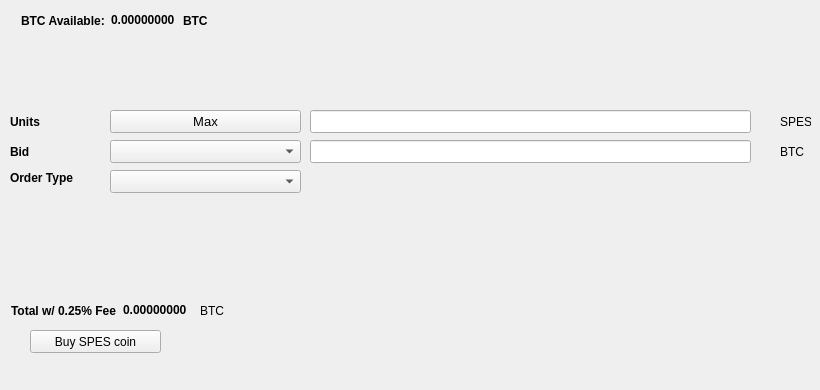
   <widget class="QWidget" name="BuyTab">
    <attribute name="title">
     <string>Buy</string>
    </attribute>
    <widget class="QPushButton" name="Buyspescoin">
     <property name="geometry">
      <rect>
       <x>30</x>
       <y>330</y>
       <width>131</width>
       <height>23</height>
      </rect>
     </property>
     <property name="text">
      <string>Buy SPES coin</string>
     </property>
     <property name="icon">
      <iconset resource="../spescoin.qrc">
       <normaloff>:/icons/bitcoin</normaloff>:/icons/bitcoin</iconset>
     </property>
    </widget>
    <widget class="QLabel" name="label_3">
     <property name="geometry">
      <rect>
       <x>10</x>
       <y>110</y>
       <width>46</width>
       <height>23</height>
      </rect>
     </property>
     <property name="font">
      <font>
       <weight>75</weight>
       <bold>true</bold>
      </font>
     </property>
     <property name="text">
      <string>Units</string>
     </property>
    </widget>
    <widget class="QLineEdit" name="UnitsInput">
     <property name="geometry">
      <rect>
       <x>310</x>
       <y>110</y>
       <width>441</width>
       <height>23</height>
      </rect>
     </property>
     <property name="font">
      <font>
       <pointsize>9</pointsize>
       <weight>75</weight>
       <bold>true</bold>
      </font>
     </property>
    </widget>
    <widget class="QLineEdit" name="BuyBidPriceEdit">
     <property name="geometry">
      <rect>
       <x>310</x>
       <y>140</y>
       <width>441</width>
       <height>23</height>
      </rect>
     </property>
     <property name="font">
      <font>
       <pointsize>9</pointsize>
       <weight>75</weight>
       <bold>true</bold>
      </font>
     </property>
    </widget>
    <widget class="QLabel" name="label_4">
     <property name="geometry">
      <rect>
       <x>780</x>
       <y>110</y>
       <width>31</width>
       <height>23</height>
      </rect>
     </property>
     <property name="text">
      <string>SPES</string>
     </property>
    </widget>
    <widget class="QLabel" name="label_5">
     <property name="geometry">
      <rect>
       <x>780</x>
       <y>140</y>
       <width>31</width>
       <height>23</height>
      </rect>
     </property>
     <property name="text">
      <string>BTC</string>
     </property>
    </widget>
    <widget class="QLabel" name="label_6">
     <property name="geometry">
      <rect>
       <x>10</x>
       <y>140</y>
       <width>46</width>
       <height>23</height>
      </rect>
     </property>
     <property name="font">
      <font>
       <weight>75</weight>
       <bold>true</bold>
      </font>
     </property>
     <property name="text">
      <string>Bid</string>
     </property>
    </widget>
    <widget class="QLabel" name="label_7">
     <property name="geometry">
      <rect>
       <x>10</x>
       <y>170</y>
       <width>91</width>
       <height>16</height>
      </rect>
     </property>
     <property name="font">
      <font>
       <weight>75</weight>
       <bold>true</bold>
      </font>
     </property>
     <property name="text">
      <string>Order Type</string>
     </property>
    </widget>
    <widget class="QPushButton" name="Buy_Max_Amount">
     <property name="geometry">
      <rect>
       <x>110</x>
       <y>110</y>
       <width>191</width>
       <height>23</height>
      </rect>
     </property>
     <property name="font">
      <font>
       <pointsize>10</pointsize>
      </font>
     </property>
     <property name="text">
      <string>Max</string>
     </property>
    </widget>
    <widget class="QComboBox" name="BuyBidcomboBox">
     <property name="geometry">
      <rect>
       <x>110</x>
       <y>140</y>
       <width>191</width>
       <height>23</height>
      </rect>
     </property>
     <property name="font">
      <font>
       <pointsize>10</pointsize>
      </font>
     </property>
    </widget>
    <widget class="QComboBox" name="buyOrdertypeCombo">
     <property name="geometry">
      <rect>
       <x>110</x>
       <y>170</y>
       <width>191</width>
       <height>23</height>
      </rect>
     </property>
     <property name="font">
      <font>
       <pointsize>10</pointsize>
      </font>
     </property>
    </widget>
    <widget class="QWidget" name="layoutWidget1">
     <property name="geometry">
      <rect>
       <x>21</x>
       <y>11</y>
       <width>227</width>
       <height>19</height>
      </rect>
     </property>
     <layout class="QHBoxLayout" name="horizontalLayout_3">
      <item>
       <widget class="QLabel" name="label232">
        <property name="font">
         <font>
          <weight>75</weight>
          <bold>true</bold>
         </font>
        </property>
        <property name="text">
         <string>BTC Available:</string>
        </property>
       </widget>
      </item>
      <item>
       <widget class="QLabel" name="BtcAvailableLbl">
        <property name="palette">
         <palette>
          <active>
           <colorrole role="WindowText">
            <brush brushstyle="SolidPattern">
             <color alpha="255">
              <red>0</red>
              <green>0</green>
              <blue>0</blue>
             </color>
            </brush>
           </colorrole>
           <colorrole role="Button">
            <brush brushstyle="SolidPattern">
             <color alpha="255">
              <red>0</red>
              <green>170</green>
              <blue>0</blue>
             </color>
            </brush>
           </colorrole>
           <colorrole role="Light">
            <brush brushstyle="SolidPattern">
             <color alpha="255">
              <red>0</red>
              <green>255</green>
              <blue>0</blue>
             </color>
            </brush>
           </colorrole>
           <colorrole role="Midlight">
            <brush brushstyle="SolidPattern">
             <color alpha="255">
              <red>0</red>
              <green>212</green>
              <blue>0</blue>
             </color>
            </brush>
           </colorrole>
           <colorrole role="Dark">
            <brush brushstyle="SolidPattern">
             <color alpha="255">
              <red>0</red>
              <green>85</green>
              <blue>0</blue>
             </color>
            </brush>
           </colorrole>
           <colorrole role="Mid">
            <brush brushstyle="SolidPattern">
             <color alpha="255">
              <red>0</red>
              <green>113</green>
              <blue>0</blue>
             </color>
            </brush>
           </colorrole>
           <colorrole role="Text">
            <brush brushstyle="SolidPattern">
             <color alpha="255">
              <red>0</red>
              <green>170</green>
              <blue>0</blue>
             </color>
            </brush>
           </colorrole>
           <colorrole role="BrightText">
            <brush brushstyle="SolidPattern">
             <color alpha="255">
              <red>255</red>
              <green>255</green>
              <blue>255</blue>
             </color>
            </brush>
           </colorrole>
           <colorrole role="ButtonText">
            <brush brushstyle="SolidPattern">
             <color alpha="255">
              <red>0</red>
              <green>0</green>
              <blue>0</blue>
             </color>
            </brush>
           </colorrole>
           <colorrole role="Base">
            <brush brushstyle="SolidPattern">
             <color alpha="255">
              <red>255</red>
              <green>255</green>
              <blue>255</blue>
             </color>
            </brush>
           </colorrole>
           <colorrole role="Window">
            <brush brushstyle="SolidPattern">
             <color alpha="255">
              <red>0</red>
              <green>170</green>
              <blue>0</blue>
             </color>
            </brush>
           </colorrole>
           <colorrole role="Shadow">
            <brush brushstyle="SolidPattern">
             <color alpha="255">
              <red>0</red>
              <green>0</green>
              <blue>0</blue>
             </color>
            </brush>
           </colorrole>
           <colorrole role="AlternateBase">
            <brush brushstyle="SolidPattern">
             <color alpha="255">
              <red>127</red>
              <green>212</green>
              <blue>127</blue>
             </color>
            </brush>
           </colorrole>
           <colorrole role="ToolTipBase">
            <brush brushstyle="SolidPattern">
             <color alpha="255">
              <red>255</red>
              <green>255</green>
              <blue>220</blue>
             </color>
            </brush>
           </colorrole>
           <colorrole role="ToolTipText">
            <brush brushstyle="SolidPattern">
             <color alpha="255">
              <red>0</red>
              <green>0</green>
              <blue>0</blue>
             </color>
            </brush>
           </colorrole>
          </active>
          <inactive>
           <colorrole role="WindowText">
            <brush brushstyle="SolidPattern">
             <color alpha="255">
              <red>0</red>
              <green>0</green>
              <blue>0</blue>
             </color>
            </brush>
           </colorrole>
           <colorrole role="Button">
            <brush brushstyle="SolidPattern">
             <color alpha="255">
              <red>0</red>
              <green>170</green>
              <blue>0</blue>
             </color>
            </brush>
           </colorrole>
           <colorrole role="Light">
            <brush brushstyle="SolidPattern">
             <color alpha="255">
              <red>0</red>
              <green>255</green>
              <blue>0</blue>
             </color>
            </brush>
           </colorrole>
           <colorrole role="Midlight">
            <brush brushstyle="SolidPattern">
             <color alpha="255">
              <red>0</red>
              <green>212</green>
              <blue>0</blue>
             </color>
            </brush>
           </colorrole>
           <colorrole role="Dark">
            <brush brushstyle="SolidPattern">
             <color alpha="255">
              <red>0</red>
              <green>85</green>
              <blue>0</blue>
             </color>
            </brush>
           </colorrole>
           <colorrole role="Mid">
            <brush brushstyle="SolidPattern">
             <color alpha="255">
              <red>0</red>
              <green>113</green>
              <blue>0</blue>
             </color>
            </brush>
           </colorrole>
           <colorrole role="Text">
            <brush brushstyle="SolidPattern">
             <color alpha="255">
              <red>0</red>
              <green>170</green>
              <blue>0</blue>
             </color>
            </brush>
           </colorrole>
           <colorrole role="BrightText">
            <brush brushstyle="SolidPattern">
             <color alpha="255">
              <red>255</red>
              <green>255</green>
              <blue>255</blue>
             </color>
            </brush>
           </colorrole>
           <colorrole role="ButtonText">
            <brush brushstyle="SolidPattern">
             <color alpha="255">
              <red>0</red>
              <green>0</green>
              <blue>0</blue>
             </color>
            </brush>
           </colorrole>
           <colorrole role="Base">
            <brush brushstyle="SolidPattern">
             <color alpha="255">
              <red>255</red>
              <green>255</green>
              <blue>255</blue>
             </color>
            </brush>
           </colorrole>
           <colorrole role="Window">
            <brush brushstyle="SolidPattern">
             <color alpha="255">
              <red>0</red>
              <green>170</green>
              <blue>0</blue>
             </color>
            </brush>
           </colorrole>
           <colorrole role="Shadow">
            <brush brushstyle="SolidPattern">
             <color alpha="255">
              <red>0</red>
              <green>0</green>
              <blue>0</blue>
             </color>
            </brush>
           </colorrole>
           <colorrole role="AlternateBase">
            <brush brushstyle="SolidPattern">
             <color alpha="255">
              <red>127</red>
              <green>212</green>
              <blue>127</blue>
             </color>
            </brush>
           </colorrole>
           <colorrole role="ToolTipBase">
            <brush brushstyle="SolidPattern">
             <color alpha="255">
              <red>255</red>
              <green>255</green>
              <blue>220</blue>
             </color>
            </brush>
           </colorrole>
           <colorrole role="ToolTipText">
            <brush brushstyle="SolidPattern">
             <color alpha="255">
              <red>0</red>
              <green>0</green>
              <blue>0</blue>
             </color>
            </brush>
           </colorrole>
          </inactive>
          <disabled>
           <colorrole role="WindowText">
            <brush brushstyle="SolidPattern">
             <color alpha="255">
              <red>0</red>
              <green>85</green>
              <blue>0</blue>
             </color>
            </brush>
           </colorrole>
           <colorrole role="Button">
            <brush brushstyle="SolidPattern">
             <color alpha="255">
              <red>0</red>
              <green>170</green>
              <blue>0</blue>
             </color>
            </brush>
           </colorrole>
           <colorrole role="Light">
            <brush brushstyle="SolidPattern">
             <color alpha="255">
              <red>0</red>
              <green>255</green>
              <blue>0</blue>
             </color>
            </brush>
           </colorrole>
           <colorrole role="Midlight">
            <brush brushstyle="SolidPattern">
             <color alpha="255">
              <red>0</red>
              <green>212</green>
              <blue>0</blue>
             </color>
            </brush>
           </colorrole>
           <colorrole role="Dark">
            <brush brushstyle="SolidPattern">
             <color alpha="255">
              <red>0</red>
              <green>85</green>
              <blue>0</blue>
             </color>
            </brush>
           </colorrole>
           <colorrole role="Mid">
            <brush brushstyle="SolidPattern">
             <color alpha="255">
              <red>0</red>
              <green>113</green>
              <blue>0</blue>
             </color>
            </brush>
           </colorrole>
           <colorrole role="Text">
            <brush brushstyle="SolidPattern">
             <color alpha="255">
              <red>0</red>
              <green>85</green>
              <blue>0</blue>
             </color>
            </brush>
           </colorrole>
           <colorrole role="BrightText">
            <brush brushstyle="SolidPattern">
             <color alpha="255">
              <red>255</red>
              <green>255</green>
              <blue>255</blue>
             </color>
            </brush>
           </colorrole>
           <colorrole role="ButtonText">
            <brush brushstyle="SolidPattern">
             <color alpha="255">
              <red>0</red>
              <green>85</green>
              <blue>0</blue>
             </color>
            </brush>
           </colorrole>
           <colorrole role="Base">
            <brush brushstyle="SolidPattern">
             <color alpha="255">
              <red>0</red>
              <green>170</green>
              <blue>0</blue>
             </color>
            </brush>
           </colorrole>
           <colorrole role="Window">
            <brush brushstyle="SolidPattern">
             <color alpha="255">
              <red>0</red>
              <green>170</green>
              <blue>0</blue>
             </color>
            </brush>
           </colorrole>
           <colorrole role="Shadow">
            <brush brushstyle="SolidPattern">
             <color alpha="255">
              <red>0</red>
              <green>0</green>
              <blue>0</blue>
             </color>
            </brush>
           </colorrole>
           <colorrole role="AlternateBase">
            <brush brushstyle="SolidPattern">
             <color alpha="255">
              <red>0</red>
              <green>170</green>
              <blue>0</blue>
             </color>
            </brush>
           </colorrole>
           <colorrole role="ToolTipBase">
            <brush brushstyle="SolidPattern">
             <color alpha="255">
              <red>255</red>
              <green>255</green>
              <blue>220</blue>
             </color>
            </brush>
           </colorrole>
           <colorrole role="ToolTipText">
            <brush brushstyle="SolidPattern">
             <color alpha="255">
              <red>0</red>
              <green>0</green>
              <blue>0</blue>
             </color>
            </brush>
           </colorrole>
          </disabled>
         </palette>
        </property>
        <property name="font">
         <font>
          <weight>75</weight>
          <bold>true</bold>
         </font>
        </property>
        <property name="text">
         <string>0.00000000</string>
        </property>
        <property name="textInteractionFlags">
         <set>Qt::LinksAccessibleByMouse|Qt::TextSelectableByKeyboard|Qt::TextSelectableByMouse</set>
        </property>
       </widget>
      </item>
      <item>
       <widget class="QLabel" name="BtcAvailableLbl_2">
        <property name="font">
         <font>
          <weight>75</weight>
          <bold>true</bold>
         </font>
        </property>
        <property name="text">
         <string>BTC</string>
        </property>
       </widget>
      </item>
     </layout>
    </widget>
    <widget class="QWidget" name="layoutWidge2">
     <property name="geometry">
      <rect>
       <x>11</x>
       <y>301</y>
       <width>259</width>
       <height>19</height>
      </rect>
     </property>
     <layout class="QHBoxLayout" name="horizontalLayout_4">
      <item>
       <widget class="QLabel" name="label_9">
        <property name="font">
         <font>
          <weight>75</weight>
          <bold>true</bold>
         </font>
        </property>
        <property name="text">
         <string>Total w/ 0.25% Fee</string>
        </property>
       </widget>
      </item>
      <item>
       <widget class="QLabel" name="BuyCostLabel">
        <property name="palette">
         <palette>
          <active>
           <colorrole role="WindowText">
            <brush brushstyle="SolidPattern">
             <color alpha="255">
              <red>0</red>
              <green>0</green>
              <blue>0</blue>
             </color>
            </brush>
           </colorrole>
           <colorrole role="Button">
            <brush brushstyle="SolidPattern">
             <color alpha="255">
              <red>0</red>
              <green>170</green>
              <blue>0</blue>
             </color>
            </brush>
           </colorrole>
           <colorrole role="Light">
            <brush brushstyle="SolidPattern">
             <color alpha="255">
              <red>0</red>
              <green>255</green>
              <blue>0</blue>
             </color>
            </brush>
           </colorrole>
           <colorrole role="Midlight">
            <brush brushstyle="SolidPattern">
             <color alpha="255">
              <red>0</red>
              <green>212</green>
              <blue>0</blue>
             </color>
            </brush>
           </colorrole>
           <colorrole role="Dark">
            <brush brushstyle="SolidPattern">
             <color alpha="255">
              <red>0</red>
              <green>85</green>
              <blue>0</blue>
             </color>
            </brush>
           </colorrole>
           <colorrole role="Mid">
            <brush brushstyle="SolidPattern">
             <color alpha="255">
              <red>0</red>
              <green>113</green>
              <blue>0</blue>
             </color>
            </brush>
           </colorrole>
           <colorrole role="Text">
            <brush brushstyle="SolidPattern">
             <color alpha="255">
              <red>0</red>
              <green>170</green>
              <blue>0</blue>
             </color>
            </brush>
           </colorrole>
           <colorrole role="BrightText">
            <brush brushstyle="SolidPattern">
             <color alpha="255">
              <red>255</red>
              <green>255</green>
              <blue>255</blue>
             </color>
            </brush>
           </colorrole>
           <colorrole role="ButtonText">
            <brush brushstyle="SolidPattern">
             <color alpha="255">
              <red>0</red>
              <green>0</green>
              <blue>0</blue>
             </color>
            </brush>
           </colorrole>
           <colorrole role="Base">
            <brush brushstyle="SolidPattern">
             <color alpha="255">
              <red>255</red>
              <green>255</green>
              <blue>255</blue>
             </color>
            </brush>
           </colorrole>
           <colorrole role="Window">
            <brush brushstyle="SolidPattern">
             <color alpha="255">
              <red>0</red>
              <green>170</green>
              <blue>0</blue>
             </color>
            </brush>
           </colorrole>
           <colorrole role="Shadow">
            <brush brushstyle="SolidPattern">
             <color alpha="255">
              <red>0</red>
              <green>0</green>
              <blue>0</blue>
             </color>
            </brush>
           </colorrole>
           <colorrole role="AlternateBase">
            <brush brushstyle="SolidPattern">
             <color alpha="255">
              <red>127</red>
              <green>212</green>
              <blue>127</blue>
             </color>
            </brush>
           </colorrole>
           <colorrole role="ToolTipBase">
            <brush brushstyle="SolidPattern">
             <color alpha="255">
              <red>255</red>
              <green>255</green>
              <blue>220</blue>
             </color>
            </brush>
           </colorrole>
           <colorrole role="ToolTipText">
            <brush brushstyle="SolidPattern">
             <color alpha="255">
              <red>0</red>
              <green>0</green>
              <blue>0</blue>
             </color>
            </brush>
           </colorrole>
          </active>
          <inactive>
           <colorrole role="WindowText">
            <brush brushstyle="SolidPattern">
             <color alpha="255">
              <red>0</red>
              <green>0</green>
              <blue>0</blue>
             </color>
            </brush>
           </colorrole>
           <colorrole role="Button">
            <brush brushstyle="SolidPattern">
             <color alpha="255">
              <red>0</red>
              <green>170</green>
              <blue>0</blue>
             </color>
            </brush>
           </colorrole>
           <colorrole role="Light">
            <brush brushstyle="SolidPattern">
             <color alpha="255">
              <red>0</red>
              <green>255</green>
              <blue>0</blue>
             </color>
            </brush>
           </colorrole>
           <colorrole role="Midlight">
            <brush brushstyle="SolidPattern">
             <color alpha="255">
              <red>0</red>
              <green>212</green>
              <blue>0</blue>
             </color>
            </brush>
           </colorrole>
           <colorrole role="Dark">
            <brush brushstyle="SolidPattern">
             <color alpha="255">
              <red>0</red>
              <green>85</green>
              <blue>0</blue>
             </color>
            </brush>
           </colorrole>
           <colorrole role="Mid">
            <brush brushstyle="SolidPattern">
             <color alpha="255">
              <red>0</red>
              <green>113</green>
              <blue>0</blue>
             </color>
            </brush>
           </colorrole>
           <colorrole role="Text">
            <brush brushstyle="SolidPattern">
             <color alpha="255">
              <red>0</red>
              <green>170</green>
              <blue>0</blue>
             </color>
            </brush>
           </colorrole>
           <colorrole role="BrightText">
            <brush brushstyle="SolidPattern">
             <color alpha="255">
              <red>255</red>
              <green>255</green>
              <blue>255</blue>
             </color>
            </brush>
           </colorrole>
           <colorrole role="ButtonText">
            <brush brushstyle="SolidPattern">
             <color alpha="255">
              <red>0</red>
              <green>0</green>
              <blue>0</blue>
             </color>
            </brush>
           </colorrole>
           <colorrole role="Base">
            <brush brushstyle="SolidPattern">
             <color alpha="255">
              <red>255</red>
              <green>255</green>
              <blue>255</blue>
             </color>
            </brush>
           </colorrole>
           <colorrole role="Window">
            <brush brushstyle="SolidPattern">
             <color alpha="255">
              <red>0</red>
              <green>170</green>
              <blue>0</blue>
             </color>
            </brush>
           </colorrole>
           <colorrole role="Shadow">
            <brush brushstyle="SolidPattern">
             <color alpha="255">
              <red>0</red>
              <green>0</green>
              <blue>0</blue>
             </color>
            </brush>
           </colorrole>
           <colorrole role="AlternateBase">
            <brush brushstyle="SolidPattern">
             <color alpha="255">
              <red>127</red>
              <green>212</green>
              <blue>127</blue>
             </color>
            </brush>
           </colorrole>
           <colorrole role="ToolTipBase">
            <brush brushstyle="SolidPattern">
             <color alpha="255">
              <red>255</red>
              <green>255</green>
              <blue>220</blue>
             </color>
            </brush>
           </colorrole>
           <colorrole role="ToolTipText">
            <brush brushstyle="SolidPattern">
             <color alpha="255">
              <red>0</red>
              <green>0</green>
              <blue>0</blue>
             </color>
            </brush>
           </colorrole>
          </inactive>
          <disabled>
           <colorrole role="WindowText">
            <brush brushstyle="SolidPattern">
             <color alpha="255">
              <red>0</red>
              <green>85</green>
              <blue>0</blue>
             </color>
            </brush>
           </colorrole>
           <colorrole role="Button">
            <brush brushstyle="SolidPattern">
             <color alpha="255">
              <red>0</red>
              <green>170</green>
              <blue>0</blue>
             </color>
            </brush>
           </colorrole>
           <colorrole role="Light">
            <brush brushstyle="SolidPattern">
             <color alpha="255">
              <red>0</red>
              <green>255</green>
              <blue>0</blue>
             </color>
            </brush>
           </colorrole>
           <colorrole role="Midlight">
            <brush brushstyle="SolidPattern">
             <color alpha="255">
              <red>0</red>
              <green>212</green>
              <blue>0</blue>
             </color>
            </brush>
           </colorrole>
           <colorrole role="Dark">
            <brush brushstyle="SolidPattern">
             <color alpha="255">
              <red>0</red>
              <green>85</green>
              <blue>0</blue>
             </color>
            </brush>
           </colorrole>
           <colorrole role="Mid">
            <brush brushstyle="SolidPattern">
             <color alpha="255">
              <red>0</red>
              <green>113</green>
              <blue>0</blue>
             </color>
            </brush>
           </colorrole>
           <colorrole role="Text">
            <brush brushstyle="SolidPattern">
             <color alpha="255">
              <red>0</red>
              <green>85</green>
              <blue>0</blue>
             </color>
            </brush>
           </colorrole>
           <colorrole role="BrightText">
            <brush brushstyle="SolidPattern">
             <color alpha="255">
              <red>255</red>
              <green>255</green>
              <blue>255</blue>
             </color>
            </brush>
           </colorrole>
           <colorrole role="ButtonText">
            <brush brushstyle="SolidPattern">
             <color alpha="255">
              <red>0</red>
              <green>85</green>
              <blue>0</blue>
             </color>
            </brush>
           </colorrole>
           <colorrole role="Base">
            <brush brushstyle="SolidPattern">
             <color alpha="255">
              <red>0</red>
              <green>170</green>
              <blue>0</blue>
             </color>
            </brush>
           </colorrole>
           <colorrole role="Window">
            <brush brushstyle="SolidPattern">
             <color alpha="255">
              <red>0</red>
              <green>170</green>
              <blue>0</blue>
             </color>
            </brush>
           </colorrole>
           <colorrole role="Shadow">
            <brush brushstyle="SolidPattern">
             <color alpha="255">
              <red>0</red>
              <green>0</green>
              <blue>0</blue>
             </color>
            </brush>
           </colorrole>
           <colorrole role="AlternateBase">
            <brush brushstyle="SolidPattern">
             <color alpha="255">
              <red>0</red>
              <green>170</green>
              <blue>0</blue>
             </color>
            </brush>
           </colorrole>
           <colorrole role="ToolTipBase">
            <brush brushstyle="SolidPattern">
             <color alpha="255">
              <red>255</red>
              <green>255</green>
              <blue>220</blue>
             </color>
            </brush>
           </colorrole>
           <colorrole role="ToolTipText">
            <brush brushstyle="SolidPattern">
             <color alpha="255">
              <red>0</red>
              <green>0</green>
              <blue>0</blue>
             </color>
            </brush>
           </colorrole>
          </disabled>
         </palette>
        </property>
        <property name="font">
         <font>
          <weight>75</weight>
          <bold>true</bold>
         </font>
        </property>
        <property name="autoFillBackground">
         <bool>false</bool>
        </property>
        <property name="text">
         <string>0.00000000</string>
        </property>
        <property name="textInteractionFlags">
         <set>Qt::LinksAccessibleByMouse|Qt::TextSelectableByMouse</set>
        </property>
       </widget>
      </item>
      <item>
       <widget class="QLabel" name="label_10">
        <property name="font">
         <font>
          <weight>50</weight>
          <bold>false</bold>
         </font>
        </property>
        <property name="text">
         <string>BTC</string>
        </property>
       </widget>
      </item>
     </layout>
    </widget>
    <widget class="QLabel" name="label_24">
     <property name="geometry">
      <rect>
       <x>460</x>
       <y>300</y>
       <width>281</width>
       <height>81</height>
      </rect>
     </property>
     <property name="text">
      <string/>
     </property>
     <property name="pixmap">
      <pixmap>:/images/bittrex</pixmap>
     </property>
    </widget>
   </widget>
